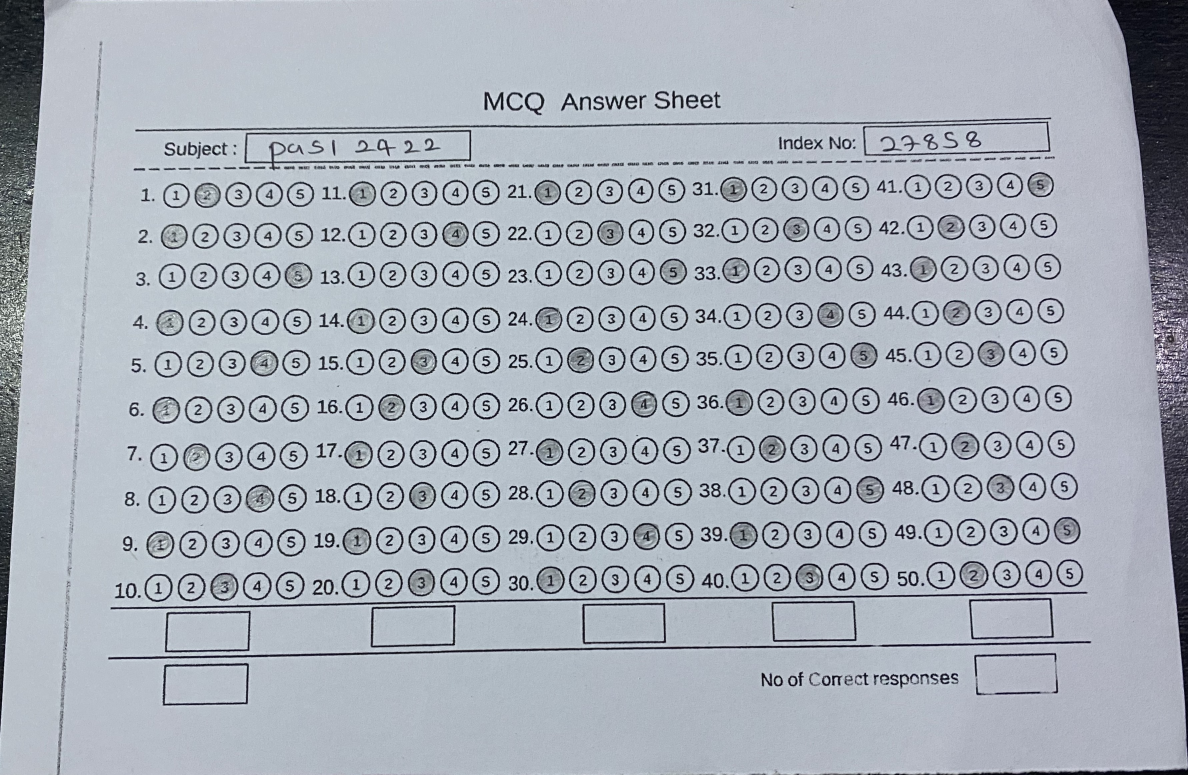
#> input picture IMG_3975.JPG, 3564 x 2325 px, found by its file name (shown at 1/3 size)
$ python fw.py
#> lines starting #> are read from the running program, lines starting #| are printed output that depends on the picture; after the words box and inside, x2 and y2 are one past the last pixel; in counts of white or black regions, pixels touching at a corner belong together
import os
import cv2
import numpy as np
import pandas as pd
from PIL import Image, ImageOps

# === Paths ===
IMG_PATH = "static/uploaded_sheets/IMG_3975.JPG"
BUBBLE_CSV = r"D:/final year project/backend/predicted_bubbles_with_all_yolo_data.csv"
QUESTION_CSV = r"D:/final year project/backend/predicted_question_numbers.csv"
OUTPUT_IMAGE = "static/final_mapped_output.jpg"

# === Load and resize image to 640x640 ===
image = Image.open(IMG_PATH).convert("RGB")
#> image is the input picture: PIL image 3564x2325 RGB; mean R, G, B 168.2, 174.9, 184.6
image_resized = ImageOps.pad(image, (640, 640), color=(114, 114, 114), centering=(0.5, 0.5))
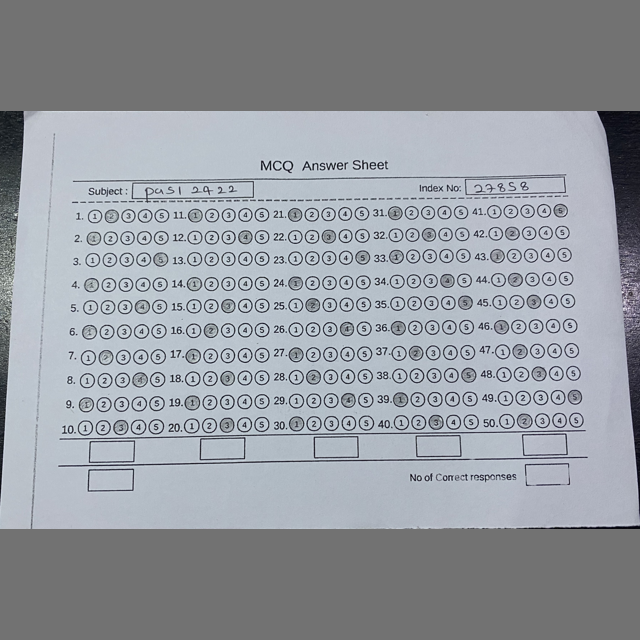
#> image_resized: PIL image 640x640 RGB; mean R, G, B 149.4, 153.8, 160.1
image_cv2 = cv2.cvtColor(np.array(image_resized), cv2.COLOR_RGB2BGR)

# === Load Data ===
bubbles = pd.read_csv(BUBBLE_CSV)
#> (reads backend/predicted_bubbles_with_all_yolo_data.csv from the repository)
questions = pd.read_csv(QUESTION_CSV)
#> (reads backend/predicted_question_numbers.csv from the repository)

# === Prepare question data ===
questions = questions.dropna(subset=["x_center", "y_center", "question_number"])
questions = questions[questions["question_number"].apply(lambda x: str(x).isdigit())]
questions["question_number"] = questions["question_number"].astype(int)
questions["x_px"] = (questions["x_center"] * 640).astype(int)
questions["y_px"] = (questions["y_center"] * 640).astype(int)

# === Draw all question boxes ===
for _, q in questions.iterrows():
    try:
        x1 = int(q["x_center"])
        y1 = int(q["y_center"])
        x2 = int(q["width"])
        y2 = int(q["height"])

        # Clamp
        x1 = max(0, min(x1, 639))
        y1 = max(0, min(y1, 639))
        x2 = max(0, min(x2, 639))
        y2 = max(0, min(y2, 639))

        # Draw blue rectangle for question numbers
        cv2.rectangle(image_cv2, (x1, y1), (x2, y2), (255, 0, 0), 2)
        cv2.putText(image_cv2, f"Q{int(q['question_number'])}", (x1, y1 - 4),
                    cv2.FONT_HERSHEY_SIMPLEX, 0.45, (255, 0, 0), 1)
    except Exception as e:
        print(f"⚠️ Error drawing question box: {e}")
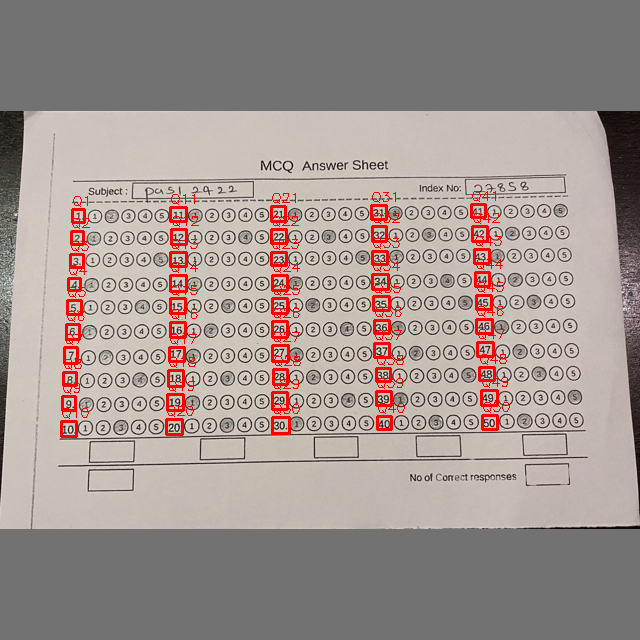
#> image_cv2: shape (640, 640, 3); mean R, G, B 161.7, 148.6, 144.4

# === Filter top 50 filled bubbles ===
filled = bubbles[bubbles["predicted_filled_status"] == "filled"]
top50 = filled.sort_values(by="filled_probability", ascending=False).head(50)

print("✅ Top 50 filled bubbles:")
print(top50[["filename", "predicted_bubble_number", "filled_probability"]].head())

# === Map and draw top 50 bubbles ===
for _, bubble in top50.iterrows():
    try:
        x1, y1, x2, y2 = int(bubble["x1"]), int(bubble["y1"]), int(bubble["x2"]), int(bubble["y2"])
        bx_center = (x1 + x2) // 2
        by_center = (y1 + y2) // 2

        # Link to nearest question
        questions["distance"] = np.sqrt((questions["x_px"] - bx_center) ** 2 + (questions["y_px"] - by_center) ** 2)
        nearest = questions.sort_values(by="distance").iloc[0]

        q_number = nearest["question_number"]
        q_x = nearest["x_px"]
        q_y = nearest["y_px"]

        # Draw green box for bubble
        cv2.rectangle(image_cv2, (x1, y1), (x2, y2), (0, 255, 0), 2)
        cv2.putText(image_cv2, f"B{int(bubble['predicted_bubble_number'])}", (x1, y1 - 5),
                    cv2.FONT_HERSHEY_SIMPLEX, 0.5, (0, 255, 0), 1)

        # Mark linked question number with yellow
        cv2.putText(image_cv2, f"Q{int(q_number)}", (q_x, q_y - 5),
                    cv2.FONT_HERSHEY_SIMPLEX, 0.5, (0, 255, 255), 1)
        cv2.circle(image_cv2, (q_x, q_y), 4, (0, 255, 255), -1)
    except Exception as e:
        print(f"⚠️ Error mapping bubble: {e}")
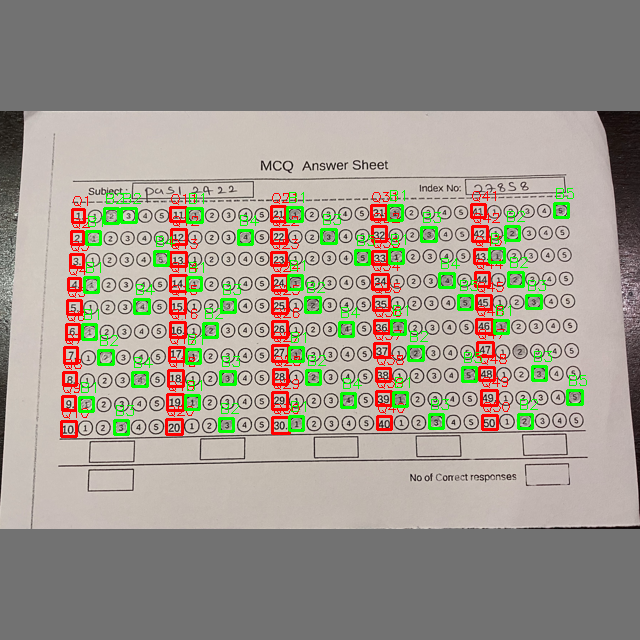
#> image_cv2: shape (640, 640, 3); 2.68% of pixels changed, all inside (x1, y1, x2, y2) = (78, 188, 587, 436)

# === Save Final Output ===
cv2.imwrite(OUTPUT_IMAGE, image_cv2)
print(f"\n✅ Mapped output saved to: {OUTPUT_IMAGE}")
